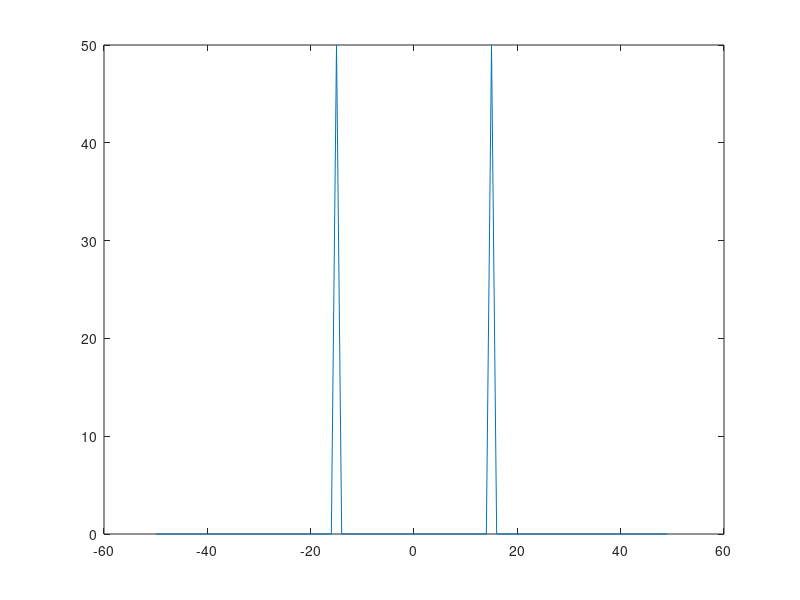

MATLAB code for this plot:
t_start = 0;
t_end = 1;
fs = 100;
ts = 1/fs;
N = fs * 1;

t = t_start : ts : t_end - ts;
x2 = cos((30*pi*t) + pi/4);

y = fftshift(fft(x2));
f = (-fs/2) : (fs/N) : (fs/2) - (fs/N);

figure;
plot(f, abs(y))